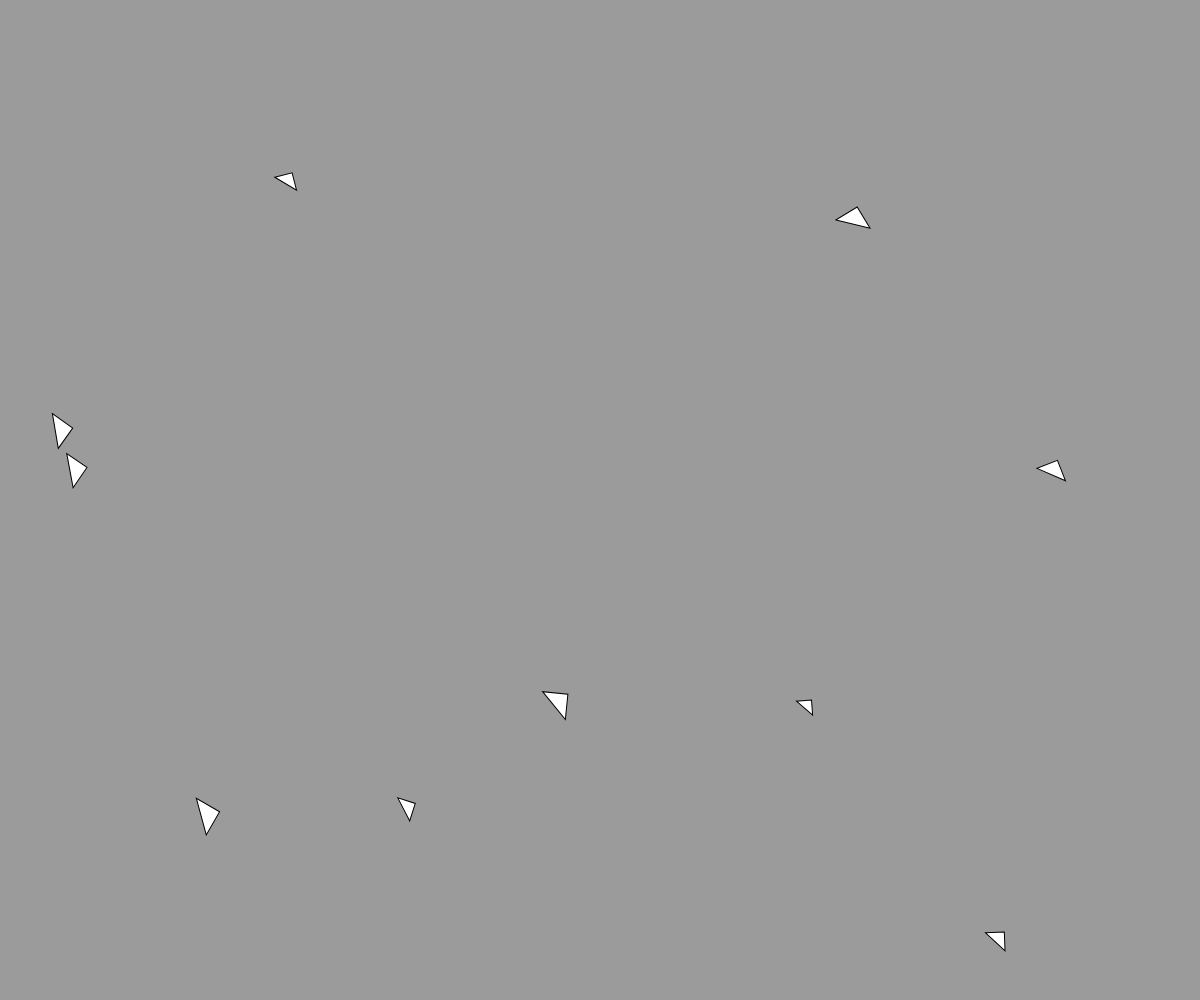
Frame 1 (no input)
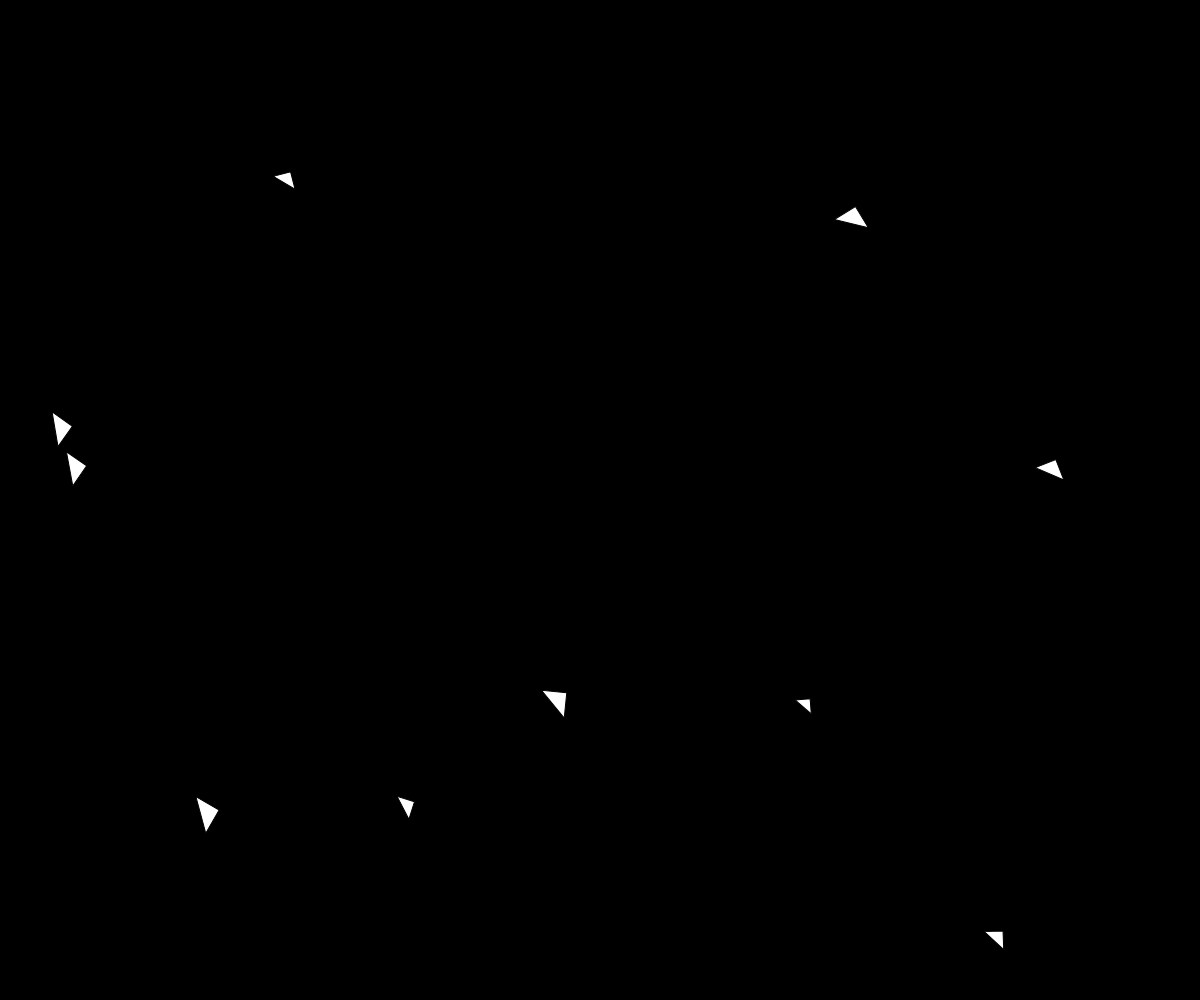
Frame 60 (no input)
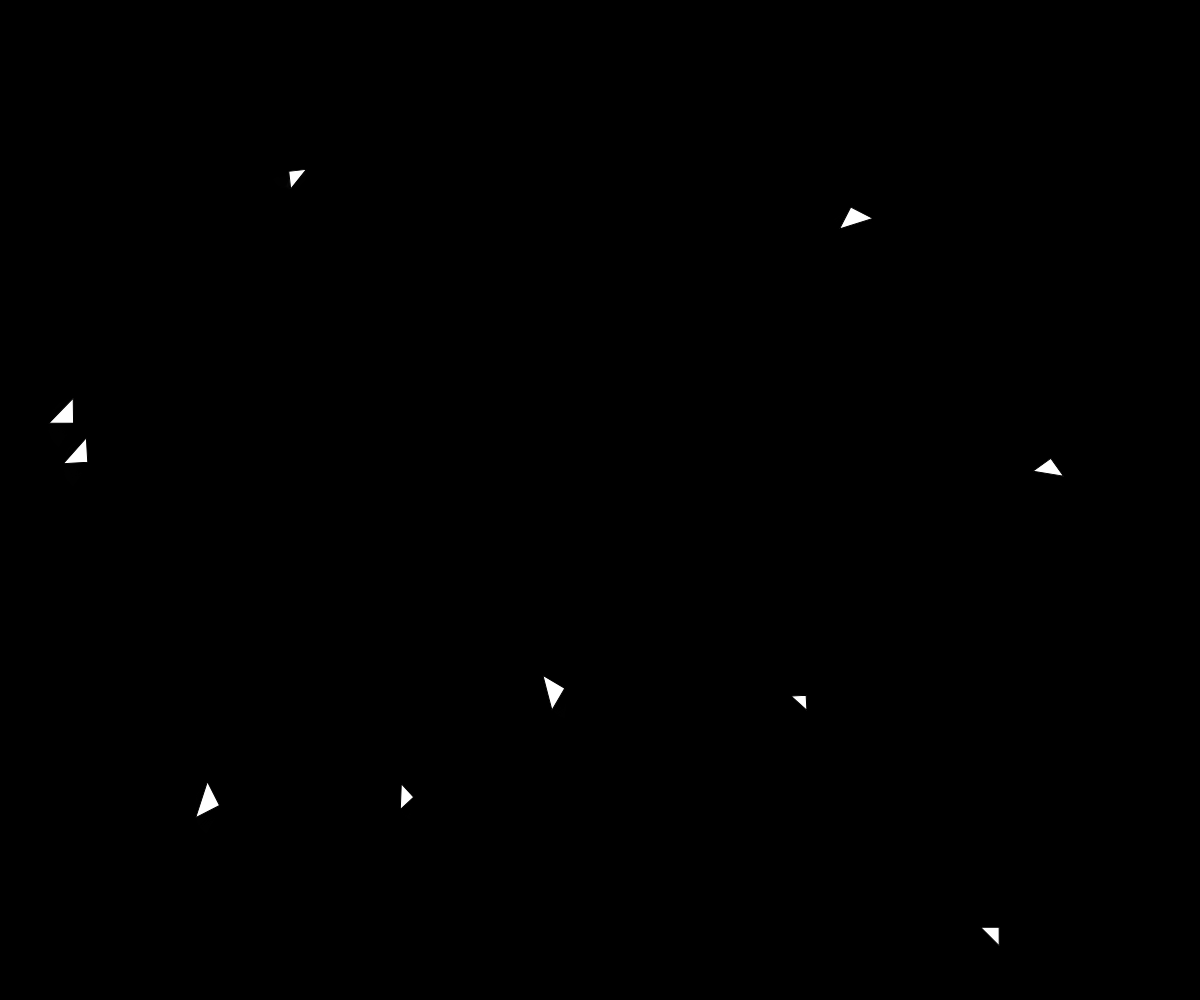
Frame 120 (the mouse pressed at the canvas centre since frame 60)

The p5.js sketch that drew these frames (run headless with seeded random() and noise() and a simulated clock; from frame 60 on, the mouse is pressed at the canvas centre):

// p5.js sketch
// ── sketch.js
let triangles = [];
let numberOfTriangle = 10;

function setup() {
  createCanvas(windowWidth, windowHeight);
  for (let i = 0; i < numberOfTriangle; i++) {
    let trianglePos = createVector(random(width), random(height));
    triangles.push(new Triangle(trianglePos, random(10,20)));
  }
}
function draw() {
  background(0, 100);
  triangles.forEach((triangle) => {
    triangle.calculate();
    triangle.draw();
  });
}

// ── Triangle.js
class Triangle {
  constructor(pos, size) {
    this.pos = pos;
    this.size = size;
    this.velocity = createVector(0, 0);
  }

  calculate() {
    /*The particle moves towards the mouse */
    let force = createVector(mouseX - this.pos.x, mouseY - this.pos.y);
    force.normalize();
    force.setMag(0.001);
    this.velocity.add(force);
  }
  update() {
    this.pos.add(this.velocity);
  }
  draw() {
    push();
    translate(this.pos.x, this.pos.y);
    rotate(this.velocity.heading());
    triangle(this.size, -this.size, -this.size, -this.size, 0, 0);
    pop();
    this.update();
  }
}
